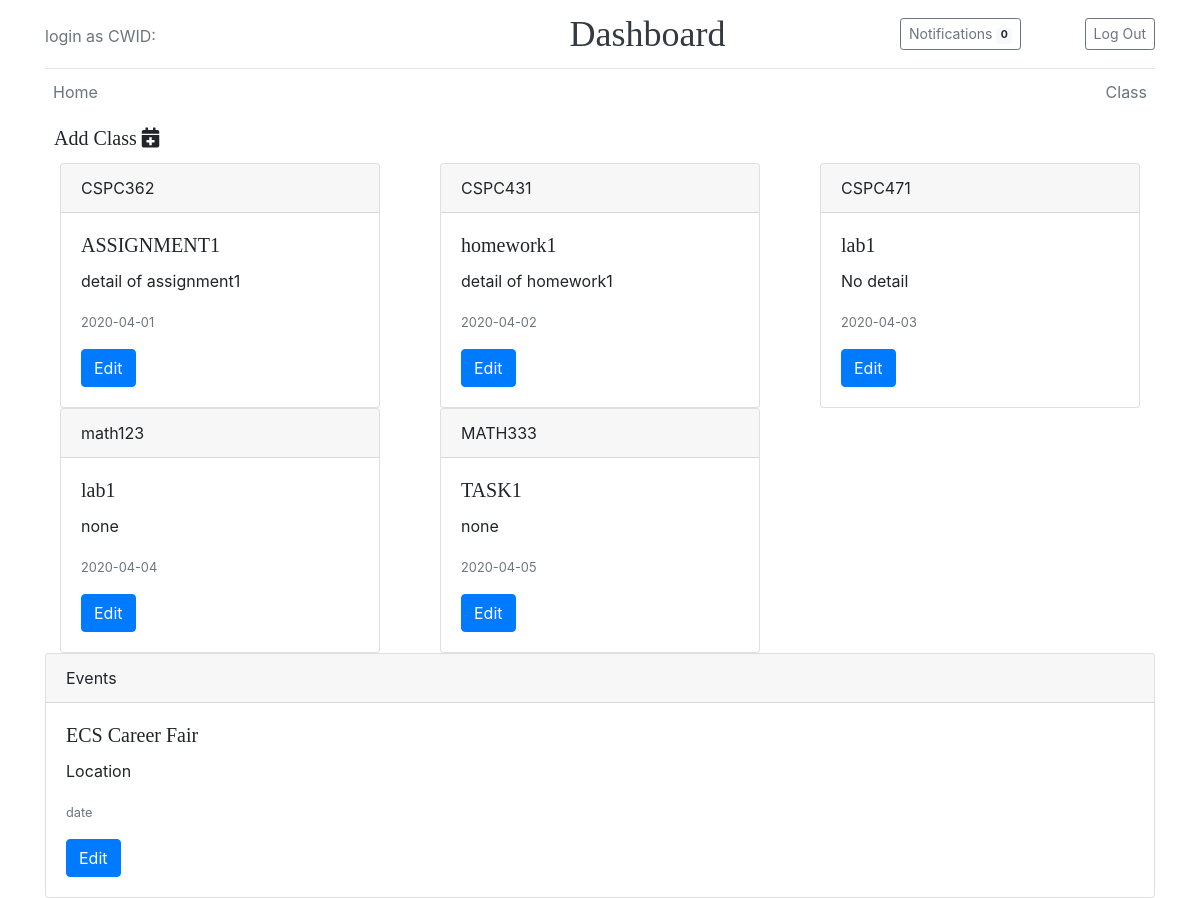
The page /homepage.php on the database its author committed.
### tables this page shows
CREATE TABLE IF NOT EXISTS `classes` (
  `class_id` int(20) NOT NULL AUTO_INCREMENT,
  `class_name` varchar(100) NOT NULL,
  `CWID` int(20) NOT NULL,
  PRIMARY KEY (`class_id`),
  KEY `CWID` (`CWID`)
);

### homepage.php (the view, shortened to what this page needs)
<!doctype html>
<html lang="en">
<head>
  <link rel="stylesheet" href="https://stackpath.bootstrapcdn.com/bootstrap/4.4.1/css/bootstrap.min.css">
  <link rel="stylesheet" href="https://use.fontawesome.com/releases/v5.6.3/css/all.css"></head>
  <link href="homepage.css" rel="stylesheet">
<?php
include 'dbconnect.php';
class Course
  {
    public $name;
    public $task;
    public $detail;
    public $id;
    function set_name($name)
    {
      $this->name = $name;
    }
    function get_name()
    {
      return $this->name;
    }
    function set_task($task)
    {
      $this->task = $task;
    }
    function get_task()
    {
      return $this->task;
    }
    function set_detail($detail)
    {
      $this->detail = $detail;
    }
    function get_detail()
    {
      return $this->detail;
    }
    function set_date($duedate)
    {
      $this->date = $duedate;
    }
    function get_date()
    {
      return $this->date;
    }
    function set_id($id)
    {
      $this->id = $id;
    }
    function get_id()
    {
      return $this->id;
    }
  }
$class_array = array();
$query = "SELECT * FROM classes";
foreach ($db->query($query) as $data) {
  $class_id=$data["class_id"];
  $query2 = "SELECT task_name, task_detail,  MAX(task_duedate) as maxdate FROM class_task Where class_id = '$class_id' group by task_name ";
  $result2= mysqli_query($db ,$query2);
  $data2 = mysqli_fetch_assoc($result2);
  $class = new Course();
  $class->set_name($data["class_name"]);
  $class->set_task($data2["task_name"]);
  $class->set_detail($data2["task_detail"]);
  $class->set_date($data2["maxdate"]);
  $class->set_id($data["class_id"]);
  if ($class->get_name() != null) {
    array_push($class_array, $class);
  }
}
?>
</head>
<body>
<div class="container">
<header class="home-header py-3">
    <div class="row flex-nowrap justify-content-between align-items-center">
      <div class="col-4 pt-1">
        <a class="text-muted" href=""><?php echo "login as " .$row["firstname"] ." ".$row["lastname"]." CWID:".$row["CWID"] ; ?></a>
      </div>
      <div class="col-5 text-center">
        <a class="home-header-logo text-dark" href="">Dashboard</a>
      </div>
      <div class="col-3 d-flex justify-content-between ">
        <a class="btn btn-sm btn-outline-secondary" href="">Notifications <span class="badge badge-light">0</span> </a>
        <a class="btn btn-sm btn-outline-secondary" href="login.php">Log Out</a>
      </div>
    </div>
  </header>
  <div class="nav-scroller py-1 mb-2">
    <nav class="nav d-flex justify-content-between">
      <a class="p-2 text-muted" href="homepage.php">Home</a>
      <a class="p-2 text-muted" href="">Class</a>
    </nav>
  </div>
<a class="btn btn-default btn-sm"  href="create_class.php">
  <h5>Add Class  <i class="fas fa-calendar-plus"  href="create_class.php"></i></h5>
</a>
<div class="card-deck">
<?php foreach ($class_array as $class_array) : ?>
    <div class="col-4">
  <div class="card">
  <div class="card-header"><?php echo $class_array->get_name(); ?></div>
    <div class="card-body">
      <h5 class="card-title"><?php echo $class_array->get_task(); ?></h5>
      <p class="card-text"><?php echo $class_array->get_detail(); ?></p>
      <p class="card-text"><small class="text-muted"><?php echo $class_array->get_date(); ?></small></p>
      <a href="edit_task.php?class_id=<?php echo $class_array->get_id(); ?>" class="btn btn-primary" >Edit</a>
    </div>
    </div>
  </div>
<?php endforeach; ?>
    <br>
    <br>
  </div>
  <div class="card">
  <div class="card-header">Events</div>
    <div class="card-body">
      <h5 class="card-title">ECS Career Fair</h5>
      <p class="card-text">Location</p>
      <p class="card-text"><small class="text-muted">date</small></p>
      <a href="#" class="btn btn-primary">Edit</a>
    </div>
    </div>
</div>
</body>
</html>

### homepage.css (style rules this page uses)
.home-header { line-height: 1; border-bottom: 1px solid #e5e5e5; }
.home-header-logo { font-family: "Playfair Display", Georgia, "Times New Roman", serif; font-size: 2.25rem; }
h1, h2, h3, h4, h5, h6 { font-family: "Playfair Display", Georgia, "Times New Roman", serif; }
.nav-scroller { position: relative; z-index: 2; height: 2.75rem; overflow-y: hidden; }
.nav-scroller .nav { display: -ms-flexbox; display: flex; -ms-flex-wrap: nowrap; flex-wrap: nowrap; padding-bottom: 1rem; margin-top: -1px; overflow-x: auto; text-align: center; white-space: nowrap; -webkit-overflow-scrolling: touch; }

### rows shown on the page
classes: class_name "CSPC362"
classes: class_name "CSPC431"
classes: class_name "CSPC471"
classes: class_name "math123"
classes: class_name "MATH333"

### other values the page prints
$class_array->get_task() "ASSIGNMENT1"
$class_array->get_detail() "detail of assignment1"
$class_array->get_date() "2020-04-01"
$class_array->get_task() "homework1"
$class_array->get_detail() "detail of homework1"
$class_array->get_date() "2020-04-02"
$class_array->get_task() "lab1"
$class_array->get_detail() "No detail"
$class_array->get_date() "2020-04-03"
$class_array->get_detail() "none"
$class_array->get_date() "2020-04-04"
$class_array->get_task() "TASK1"
$class_array->get_date() "2020-04-05"
